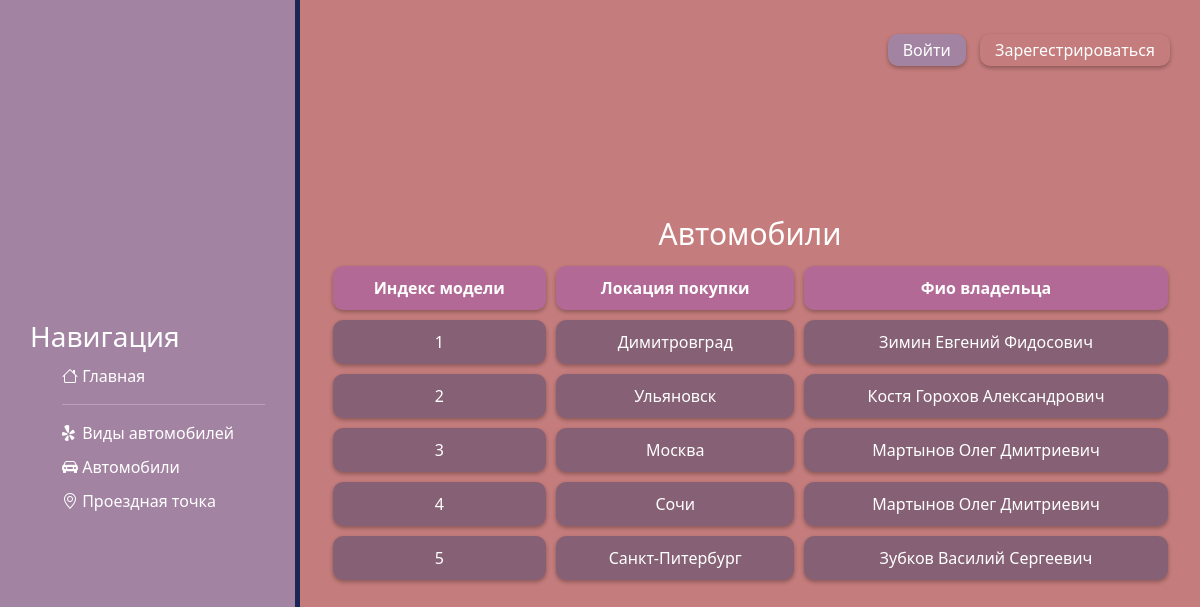
Screenshot of /table_show/1 with the database file from the repository.
### main/models.py (models this page shows, shortened)
class CarType(models.Model):
    model = models.CharField('Модель', max_length=50, default="")
    color = models.CharField('Цвет', max_length=50, default="")
    price = models.IntegerField(default=0)
    offsetName = 0
    names = ["Индекс", "Модель", "Цвет", "Цена"]
    title = "Виды автомобилей"
    def __str__(self):
        return str(self.id)

class Car(models.Model):
    model_id = models.ForeignKey('CarType', on_delete=models.CASCADE, default=0)
    buy_location = models.CharField("Локация покупки", max_length=150, default="")
    owner_FIO = models.CharField("ФИО владельца", max_length=150, default="")
    offsetName = 0
    names = ["Индекс", "Индекс модели", "Локация покупки", "Фио владельца"]
    title = "Автомобили"
    def get_dict(self):
        return {"id": self.id, 0: self.model_id, 1: self.buy_location, 2: self.owner_FIO}

### main/views.py (the view)
# urls.py: path('table_show/<int:tk>', views.table_view, name='table_show'),
def table_view(request, tk):
    role = get_role(request.user)
    if left_lock_tables <= tk <= right_lock_tables and not role == "travel_point_owner":
        return redirect('main')
    table = []
    model = [CarType, Car, TravelPoint, OwnerTravelPoint, CarPass, DataOfPassingCar]
    title = model[tk].title
    for x in model[tk].objects.all():
        table.append(x.get_dict())
    return render(request, 'main/table_show.html', {'table': table, 'names': model[tk].names, 'title': title, 'table_id': tk, 'role': role})

### main/views.py (called while the page is built, shortened)
def get_role(user):
    template = ""
    return template

### main/templates/main/table_show.html (shortened to what this page needs)
{% load static %}
<!doctype html>
<html lang="en">
<head>
    <link rel="stylesheet" href="{% static 'main/css/navigation.css' %}">
    <link rel="stylesheet" href="https://cdn.jsdelivr.net/npm/bootstrap@5.2.3/dist/css/bootstrap.min.css">
    <link rel="stylesheet" href="{% static 'main/css/data_table.css' %}">
</head>
    <body>
        {% include 'main/navigation.html' %}
        {% include 'main/registrationButtons.html' %}
        <div class="center_table">
                <div class="horizontal_center">
                    <div>{{title}}</div>
                </div>
                <table class="data_table">
                    <tr>
                        {% for name in names %}
                        {% if not forloop.counter == 1 %}
                        <th>{{ name }}</th>
                        {% endif %}
                        {% endfor %}
                    </tr>
                    {% for t in table %}
                    <tr>
                        {% for k, v in t.items %}
                        {% if not forloop.counter == 1 %}
                        <td> {{v}} </td>
                        {% endif %}
                        {% endfor %}
                    </tr>
                    {% endfor %}
                </table>
        </div>
    </body>
</html>

### main/static/main/css/navigation.css (style rules this page uses)
body { margin: 0px }

### main/static/main/css/data_table.css (style rules this page uses)
html, body { width: 100%; height: 100%; background: #ab434373; }
.data_table { background-color: `#141a38`; border-radius: 10px; color: white; width: 100%; border-collapse: separate; border-spacing: 10px; width: 95%; overflow-y: auto }
.data_table th, td { border-radius: 10px; padding: 10px; text-align: center; box-shadow: 0px 2px 4px rgba(0, 0, 0, 0.3); transition: 0.2s all ease }
.data_table th { background-color: #8c46c559; }
.data_table td { color: white; background-color: #0c296457; }
.center_table { display:flex; justify-content: center; align-items: center; flex-direction: column; height: 100%; }
.horizontal_center { color: white; display: flex; justify-content: center; }
.horizontal_center div { font-size: 30px; fon-weight: bold; }

### rows the page displays
CarType: id "1"
Car: t "Димитровград" "Зимин Евгений Фидосович"
CarType: id "2"
Car: t "Ульяновск" "Костя Горохов Александрович"
CarType: id "3"
Car: t "Москва" "Мартынов Олег Дмитриевич"
CarType: id "4"
Car: t "Сочи" "Мартынов Олег Дмитриевич"
CarType: id "5"
Car: t "Санкт-Питербург" "Зубков Василий Сергеевич"

### other values shown
{{ title }} "Автомобили"
{{ name }} "Индекс модели" "Локация покупки" "Фио владельца"
